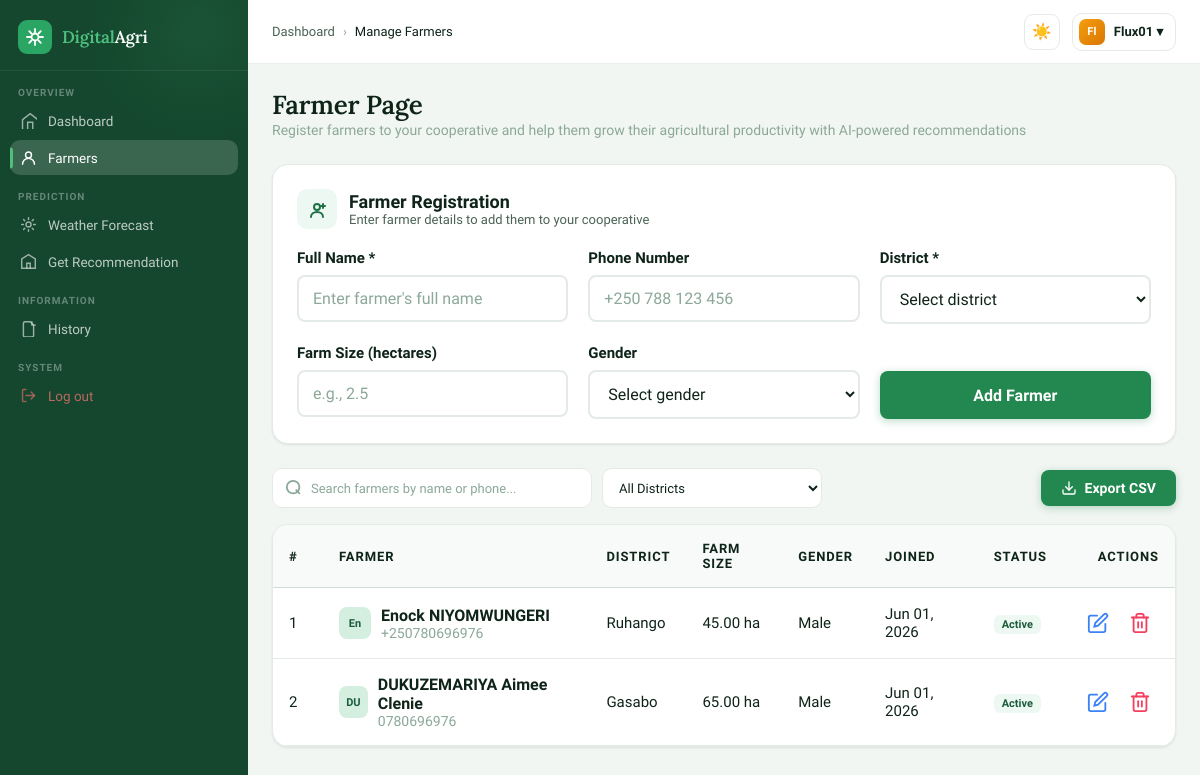
Screenshot of /dashboard/farmers (signed in) with the database file from the repository.
### models.py (models this page shows, shortened)
class Cooperative(UserMixin, db.Model):
    __tablename__ = 'cooperative'
    id = db.Column(db.Integer, primary_key=True)
    name = db.Column(db.String(150), nullable=False)
    email = db.Column(db.String(150), unique=True, nullable=False)
    password = db.Column(db.String(255), nullable=False)
    phone_number = db.Column(db.String(20))
    district = db.Column(db.String(100))
    status = db.Column(db.Enum(CooperativeStatus), default=CooperativeStatus.Active)  # Added status
    created_at = db.Column(db.DateTime, default=datetime.utcnow)
    farmers = db.relationship('Farmer', backref='cooperative', lazy=True, cascade='all, delete-orphan')

class Farmer(UserMixin, db.Model):
    __tablename__ = 'farmer'
    id = db.Column(db.Integer, primary_key=True)
    name = db.Column(db.String(100), nullable=False)
    email = db.Column(db.String(150), unique=True, nullable=True)  # Nullable for coop-added farmers
    password = db.Column(db.String(255), nullable=True)            # Nullable for coop-added farmers
    farmer_district = db.Column(db.String(100))
    phone_number = db.Column(db.String(20))
    farm_size_hectares = db.Column(db.Numeric(6, 2))
    gender = db.Column(db.Enum(Gender))
    cooperative_id = db.Column(db.Integer, db.ForeignKey('cooperative.id'), nullable=True)
    created_at = db.Column(db.DateTime, default=datetime.utcnow)
    recommendations = db.relationship('Recommendation', backref='farmer', lazy=True, cascade='all, delete-orphan')

### app.py (the view, shortened to what this page needs)
@app.route('/dashboard/farmers', methods=['GET', 'POST'])
@login_required
def dashboard_farmers():
    if not isinstance(current_user, Cooperative):
        flash('Access denied. Only cooperatives can manage farmers.', 'error')
        return redirect(url_for('dashboard'))
    farmers = Farmer.query.filter_by(cooperative_id=current_user.id).all()
    return render_template('cooperative/farmers.html',
                         cooperative_name=current_user.name,
                         rwanda_districts=RWANDA_DISTRICTS,
                         farmers=farmers)

### app.py (called while the page is built)
@app.context_processor
def inject_emojis():
    return dict(crop_emojis=CROP_EMOJIS)

@app.context_processor
def inject_enums():
    from models import CooperativeStatus
    return dict(CooperativeStatus=CooperativeStatus)

### models.py (called while the page is built)
@login_manager.user_loader
def load_user(user_id):
    if user_id.startswith('admin-'):
        return Admin.query.get(int(user_id.split('-')[1]))
    elif user_id.startswith('coop-'):
        return Cooperative.query.get(int(user_id.split('-')[1]))
    elif user_id.startswith('farmer-'):
        return Farmer.query.get(int(user_id.split('-')[1]))
    return None

### templates/cooperative/farmers.html (shortened to what this page needs)
<!DOCTYPE html>
<html lang="en" data-theme="light">
<head>
</head>
<body>
<div class="app">
{% include 'cooperative/components/sidebar.html' %}
<div class="main">
<header class="topbar">
    <div class="breadcrumb">
      <a href="{{ url_for('dashboard') }}">Dashboard</a>
      <span class="sep">›</span>
      <span class="current">Manage Farmers</span>
    </div>
    <div class="topbar-actions">
      <button class="theme-toggle" onclick="toggleTheme()" id="themeBtn">☀️</button>
      <div class="user-btn">
        <div class="avatar">{{ cooperative_name[:2] if cooperative_name else 'CO' }}</div>
        {{ cooperative_name if cooperative_name else 'Cooperative' }} ▾
      </div>
    </div>
  </header>
  <div class="content">
    <div class="page-header">
        <div>
          <div class="page-title"> Farmer Page</div>
          <div class="page-sub">
          Register farmers to your cooperative and help them grow their agricultural productivity with AI-powered recommendations
          </div>
        </div>
    </div>
    <div class="form-card">
      <div class="form-header">
        <div class="form-icon">
          <svg width="20" height="20" viewBox="0 0 20 20" fill="none" stroke="currentColor" stroke-width="2" stroke-linecap="round"><circle cx="10" cy="8" r="3"/><path d="M4 18c0-3 2.7-5 6-5s6 2 6 5"/><line x1="16" y1="5" x2="16" y2="9"/><line x1="14" y1="7" x2="18" y2="7"/></svg>
        </div>
        <div>
          <div class="form-title">Farmer Registration</div>
          <div class="form-subtitle">Enter farmer details to add them to your cooperative</div>
        </div>
      </div>
      <form id="addFarmerForm" method="post" action="{{ url_for('dashboard_farmers') }}">
        <div class="form-grid">
          <div class="form-group">
            <label class="form-label">Full Name *</label>
            <input type="text" name="name" class="form-input" placeholder="Enter farmer's full name" required>
          </div>
          <div class="form-group">
            <label class="form-label">Phone Number</label>
            <input type="tel" name="phone_number" class="form-input" placeholder="+250 788 123 456">
          </div>
          <div class="form-group">
            <label class="form-label">District *</label>
            <select name="farmer_district" class="form-select" required>
              <option value="">Select district</option>
            </select>
          </div>
          <div class="form-group">
            <label class="form-label">Farm Size (hectares)</label>
            <input type="number" name="farm_size_hectares" class="form-input" placeholder="e.g., 2.5" step="0.1" min="0">
          </div>
          <div class="form-group">
            <label class="form-label">Gender</label>
            <select name="gender" class="form-select">
              <option value="">Select gender</option>
            </select>
          </div>
          <div class="form-group" style="display: flex; align-items: flex-end;">
            <button type="submit" class="btn-primary" style="width: 100%; height: 48px; font-size: 16px;">Add Farmer</button>
          </div>
        </div>
      </form>
    </div>
    <div class="table-controls">
      <div class="search-filter">
        <div class="search-input">
          <svg class="search-icon" width="18" height="18" viewBox="0 0 20 20" fill="none" stroke="currentColor" stroke-width="2" stroke-linecap="round"><circle cx="9" cy="9" r="7"/><line x1="16" y1="16" x2="12.5" y2="12.5"/></svg>
          <input type="text" id="farmerSearch" placeholder="Search farmers by name or phone..." onkeyup="filterFarmers()">
        </div>
        <select id="districtFilter" class="filter-select" onchange="filterFarmers()">
          <option value="">All Districts</option>
        </select>
      </div>
      <div class="table-actions">
        <button class="btn-export" onclick="exportFarmers()">
          <svg width="16" height="16" viewBox="0 0 24 24" fill="none" stroke="currentColor" stroke-width="2" stroke-linecap="round" style="vertical-align:middle"><path d="M21 15v4a2 2 0 0 1-2 2H5a2 2 0 0 1-2-2v-4"/><polyline points="7 10 12 15 17 10"/><line x1="12" y1="15" x2="12" y2="3"/></svg>
          Export CSV
        </button>
      </div>
    </div>
    <div class="farmers-table">
      <table class="data-table">
        <thead>
          <tr>
            <th style="width: 50px;">#</th>
            <th>Farmer</th>
            <th>District</th>
            <th>Farm Size</th>
            <th>Gender</th>
            <th>Joined</th>
            <th>Status</th>
            <th style="text-align: right;">Actions</th>
          </tr>
        </thead>
        <tbody id="farmersTableBody">
          {% for farmer in farmers %}
            <tr>
              <td>{{ loop.index }}</td>
              <td>
                <div class="farmer-cell">
                  <div class="farmer-avatar">{{ farmer.name[:2] }}</div>
                  <div>
                    <div class="farmer-name">{{ farmer.name }}</div>
                    <div class="farmer-email">{{ farmer.phone_number or 'No phone' }}</div>
                  </div>
                </div>
              </td>
              <td>{{ farmer.farmer_district or 'Not specified' }}</td>
              <td>{{ farmer.farm_size_hectares or 'Not specified' }} ha</td>
              <td>{{ farmer.gender.value if farmer.gender else 'Not specified' }}</td>
              <td>{{ farmer.created_at.strftime('%b %d, %Y') if farmer.created_at else 'Unknown' }}</td>
              <td>
                <span class="status-badge s-active">Active</span>
              </td>
              <td style="text-align: right;">
                <div style="display: flex; gap: 4px; justify-content: flex-end;">
                  <button class="action-btn btn-edit" title="Edit Farmer">
                    <svg viewBox="0 0 24 24" fill="none" stroke="currentColor" stroke-width="2" stroke-linecap="round"><path d="M11 4H4a2 2 0 0 0-2 2v14a2 2 0 0 0 2 2h14a2 2 0 0 0 2-2v-7"/><path d="M18.5 2.5a2.121 2.121 0 0 1 3 3L12 15l-4 1 1-4 9.5-9.5z"/></svg>
                  </button>
                  <button class="action-btn btn-delete" title="Delete Farmer">
                    <svg viewBox="0 0 24 24" fill="none" stroke="currentColor" stroke-width="2" stroke-linecap="round"><polyline points="3 6 5 6 21 6"/><path d="M19 6v14a2 2 0 0 1-2 2H7a2 2 0 0 1-2-2V6m3 0V4a2 2 0 0 1 2-2h4a2 2 0 0 1 2 2v2"/><line x1="10" y1="11" x2="10" y2="17"/><line x1="14" y1="11" x2="14" y2="17"/></svg>
                  </button>
                </div>
              </td>
            </tr>
          {% endfor %}
        </tbody>
      </table>
    </div>
  </div>
</div>
</body>
</html>

### templates/cooperative/components/sidebar.html (shortened to what this page needs)
<aside class="sidebar">
  <a href="{{ url_for('dashboard') }}">
  <div class="sidebar-logo">
    <div class="logo-mark">
    </div>
    </a>
      <div class="logo-name"><span>Digital</span>Agri</div>
  </div>
  <div class="sidebar-nav">
    <div class="section-label" style="padding-top:10px">Overview</div>
    <a class="nav-item {% if request.endpoint == 'dashboard' %}active{% endif %}" onclick="showView('overview',this)" href="{{ url_for('dashboard') }}">
      <svg class="nav-icon" viewBox="0 0 20 20" fill="none" stroke="currentColor" stroke-width="1.7" stroke-linecap="round"><path d="M3 9l9-7 9 7v11a2 2 0 01-2 2H5a2 2 0 01-2-2z"/><polyline points="9,22 9,12 15,12 15,22"/></svg>
      Dashboard
    </a>
    <a class="nav-item {% if request.endpoint == 'dashboard_farmers' %}active{% endif %}" href="{{ url_for('dashboard_farmers') }}">
      <svg class="nav-icon" viewBox="0 0 20 20" fill="none" stroke="currentColor" stroke-width="1.7" stroke-linecap="round"><circle cx="10" cy="7" r="3.5"/><path d="M3 18c0-3.9 3.1-7 7-7s7 3.1 7 7"/></svg>
      Farmers
    </a>
    <div class="section-label">Prediction</div>
    <a class="nav-item {% if request.endpoint == 'weather_forecast' %}active{% endif %}" href="{{ url_for('weather_forecast') }}">
      <svg class="nav-icon" viewBox="0 0 20 20" fill="none" stroke="currentColor" stroke-width="1.7" stroke-linecap="round"><circle cx="10" cy="10" r="3"/><path d="M10 2v2M10 16v2M2 10h2M16 10h2M4.2 4.2l1.4 1.4M14.4 14.4l1.4 1.4M4.2 15.8l1.4-1.4M14.4 5.6l1.4-1.4"/></svg>
          Weather Forecast
    </a>
    <a class="nav-item {% if request.endpoint == 'get_recommendation' %}active{% endif %}" href="{{ url_for('get_recommendation') }}">
      <svg class="nav-icon" viewBox="0 0 20 20" fill="none" stroke="currentColor" stroke-width="1.7" stroke-linecap="round"><path d="M10 2L2 7v11h16V7L10 2z"/><path d="M8 18v-6h4v6"/></svg>
      Get Recommendation
    </a>
    <div class="section-label">Information</div>
    <a class="nav-item {% if request.endpoint == 'history' %}active{% endif %}" href="{{ url_for('history') }}">
      <svg class="nav-icon" viewBox="0 0 20 20" fill="none" stroke="currentColor" stroke-width="1.7" stroke-linecap="round"><path d="M12 2H6a2 2 0 00-2 2v14a2 2 0 002 2h8a2 2 0 002-2V6l-4-4z"/><polyline points="14,2 14,6 18,6"/></svg>
          History
    </a>
    <div class="section-label">System</div>
    <a class="nav-item logout" href="#" onclick="document.getElementById('logoutForm').click(); return false;">
      <svg class="nav-icon" viewBox="0 0 20 20" fill="none" stroke="currentColor" stroke-width="1.7" stroke-linecap="round"><path d="M7 3H4a1 1 0 00-1 1v12a1 1 0 001 1h3"/><polyline points="13,14 17,10 13,6"/><line x1="17" y1="10" x2="7" y2="10"/></svg>
      Log out
    </a>
  </div>

### rows the page displays
Cooperative: name "Fl", name "Flux01"
Farmer: name "En", name "Enock NIYOMWUNGERI", phone_number "+250780696976", farmer_district "Ruhango", farm_size_hectares "45.00", gender "Male", created_at "Jun 01, 2026"
Farmer: name "DU", name "DUKUZEMARIYA Aimee Clenie", phone_number "0780696976", farmer_district "Gasabo", farm_size_hectares "65.00", gender "Male", created_at "Jun 01, 2026"
